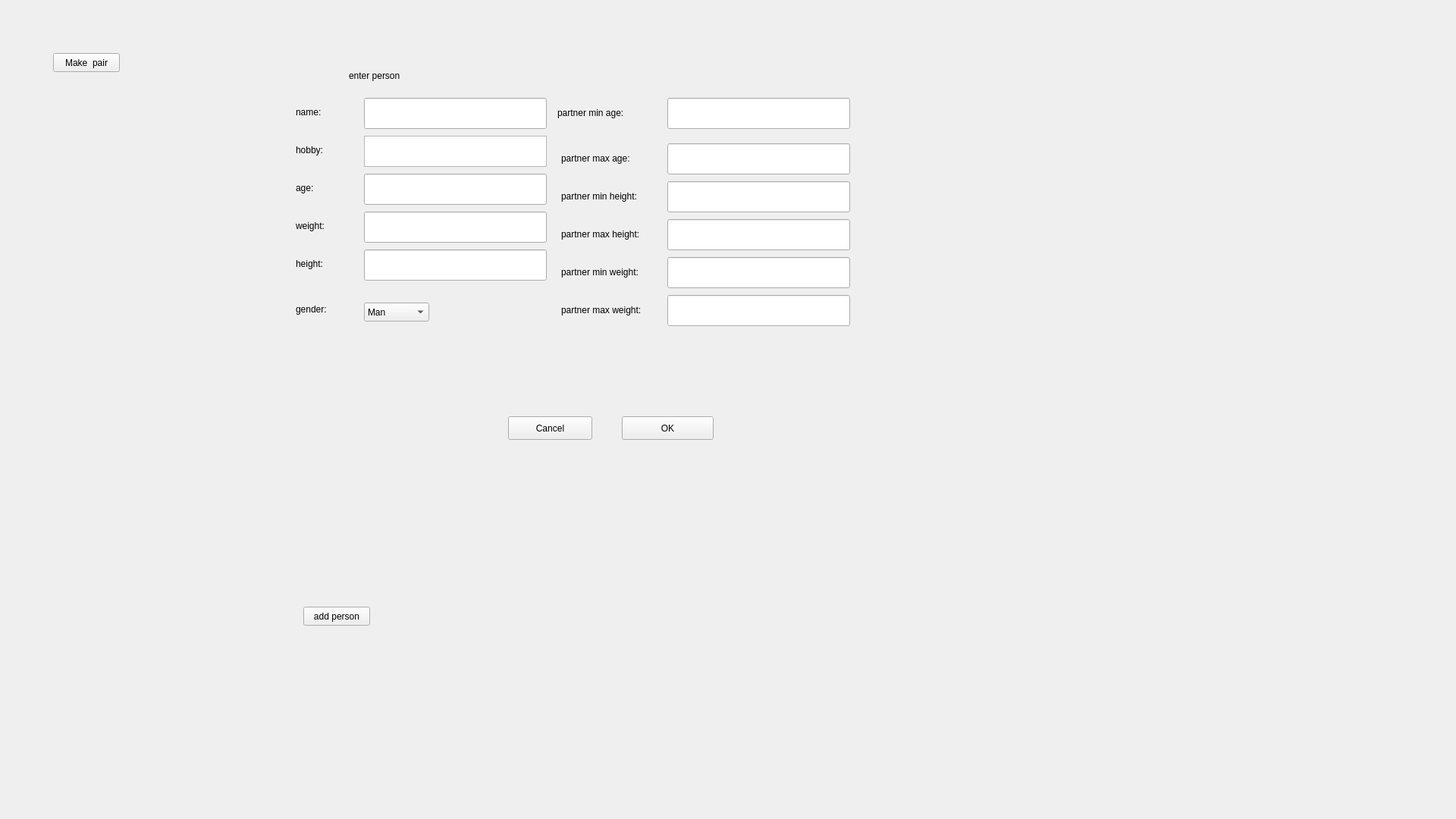
<?xml version="1.0" encoding="UTF-8"?>
<ui version="4.0">
 <class>mainwindow</class>
 <widget class="QWidget" name="mainwindow">
  <property name="geometry">
   <rect>
    <x>0</x>
    <y>0</y>
    <width>1920</width>
    <height>1080</height>
   </rect>
  </property>
  <property name="windowTitle">
   <string>mainwindow</string>
  </property>
  <widget class="QWidget" name="inputPerson" native="true">
   <property name="geometry">
    <rect>
     <x>290</x>
     <y>59</y>
     <width>1000</width>
     <height>681</height>
    </rect>
   </property>
   <property name="autoFillBackground">
    <bool>true</bool>
   </property>
   <property name="styleSheet">
    <string notr="true"/>
   </property>
   <widget class="QLabel" name="label">
    <property name="geometry">
     <rect>
      <x>170</x>
      <y>20</y>
      <width>151</width>
      <height>41</height>
     </rect>
    </property>
    <property name="text">
     <string>enter person</string>
    </property>
   </widget>
   <widget class="QLabel" name="label_2">
    <property name="geometry">
     <rect>
      <x>100</x>
      <y>80</y>
      <width>66</width>
      <height>17</height>
     </rect>
    </property>
    <property name="text">
     <string>name:</string>
    </property>
   </widget>
   <widget class="QTextEdit" name="hobbyInput">
    <property name="geometry">
     <rect>
      <x>190</x>
      <y>120</y>
      <width>241</width>
      <height>41</height>
     </rect>
    </property>
   </widget>
   <widget class="QLabel" name="label_3">
    <property name="geometry">
     <rect>
      <x>100</x>
      <y>130</y>
      <width>66</width>
      <height>17</height>
     </rect>
    </property>
    <property name="text">
     <string>hobby:</string>
    </property>
   </widget>
   <widget class="QLineEdit" name="ageInput">
    <property name="geometry">
     <rect>
      <x>190</x>
      <y>170</y>
      <width>241</width>
      <height>41</height>
     </rect>
    </property>
    <property name="inputMask">
     <string>999</string>
    </property>
    <property name="text">
     <string/>
    </property>
   </widget>
   <widget class="QLabel" name="label_4">
    <property name="geometry">
     <rect>
      <x>100</x>
      <y>180</y>
      <width>66</width>
      <height>17</height>
     </rect>
    </property>
    <property name="text">
     <string>age:</string>
    </property>
   </widget>
   <widget class="QLineEdit" name="nameInput">
    <property name="geometry">
     <rect>
      <x>190</x>
      <y>70</y>
      <width>241</width>
      <height>41</height>
     </rect>
    </property>
    <property name="inputMask">
     <string/>
    </property>
    <property name="text">
     <string/>
    </property>
   </widget>
   <widget class="QLineEdit" name="weightInput">
    <property name="geometry">
     <rect>
      <x>190</x>
      <y>220</y>
      <width>241</width>
      <height>41</height>
     </rect>
    </property>
    <property name="inputMask">
     <string>999</string>
    </property>
    <property name="text">
     <string/>
    </property>
   </widget>
   <widget class="QLineEdit" name="heightInput">
    <property name="geometry">
     <rect>
      <x>190</x>
      <y>270</y>
      <width>241</width>
      <height>41</height>
     </rect>
    </property>
    <property name="inputMask">
     <string>999</string>
    </property>
    <property name="text">
     <string/>
    </property>
   </widget>
   <widget class="QLabel" name="label_5">
    <property name="geometry">
     <rect>
      <x>100</x>
      <y>230</y>
      <width>66</width>
      <height>17</height>
     </rect>
    </property>
    <property name="text">
     <string>weight:</string>
    </property>
   </widget>
   <widget class="QLabel" name="label_6">
    <property name="geometry">
     <rect>
      <x>100</x>
      <y>280</y>
      <width>66</width>
      <height>17</height>
     </rect>
    </property>
    <property name="text">
     <string>height:</string>
    </property>
   </widget>
   <widget class="QLineEdit" name="minAgeInput">
    <property name="geometry">
     <rect>
      <x>590</x>
      <y>70</y>
      <width>241</width>
      <height>41</height>
     </rect>
    </property>
    <property name="inputMask">
     <string>999</string>
    </property>
    <property name="text">
     <string/>
    </property>
   </widget>
   <widget class="QLineEdit" name="maxAgeInput">
    <property name="geometry">
     <rect>
      <x>590</x>
      <y>130</y>
      <width>241</width>
      <height>41</height>
     </rect>
    </property>
    <property name="inputMask">
     <string>999</string>
    </property>
    <property name="text">
     <string/>
    </property>
   </widget>
   <widget class="QLineEdit" name="minHeightInput">
    <property name="geometry">
     <rect>
      <x>590</x>
      <y>180</y>
      <width>241</width>
      <height>41</height>
     </rect>
    </property>
    <property name="inputMask">
     <string>999</string>
    </property>
    <property name="text">
     <string/>
    </property>
   </widget>
   <widget class="QLineEdit" name="maxHeightInput">
    <property name="geometry">
     <rect>
      <x>590</x>
      <y>230</y>
      <width>241</width>
      <height>41</height>
     </rect>
    </property>
    <property name="inputMask">
     <string>999</string>
    </property>
    <property name="text">
     <string/>
    </property>
   </widget>
   <widget class="QLineEdit" name="minWeightInput">
    <property name="geometry">
     <rect>
      <x>590</x>
      <y>280</y>
      <width>241</width>
      <height>41</height>
     </rect>
    </property>
    <property name="inputMask">
     <string>999</string>
    </property>
    <property name="text">
     <string/>
    </property>
   </widget>
   <widget class="QLineEdit" name="maxWeightInput">
    <property name="geometry">
     <rect>
      <x>590</x>
      <y>330</y>
      <width>241</width>
      <height>41</height>
     </rect>
    </property>
    <property name="inputMask">
     <string>999</string>
    </property>
    <property name="text">
     <string/>
    </property>
   </widget>
   <widget class="QLabel" name="label_7">
    <property name="geometry">
     <rect>
      <x>445</x>
      <y>80</y>
      <width>121</width>
      <height>20</height>
     </rect>
    </property>
    <property name="text">
     <string>partner min age:</string>
    </property>
   </widget>
   <widget class="QLabel" name="label_8">
    <property name="geometry">
     <rect>
      <x>450</x>
      <y>140</y>
      <width>121</width>
      <height>20</height>
     </rect>
    </property>
    <property name="text">
     <string>partner max age:</string>
    </property>
   </widget>
   <widget class="QLabel" name="label_9">
    <property name="geometry">
     <rect>
      <x>450</x>
      <y>190</y>
      <width>121</width>
      <height>20</height>
     </rect>
    </property>
    <property name="text">
     <string>partner min height:</string>
    </property>
   </widget>
   <widget class="QLabel" name="label_10">
    <property name="geometry">
     <rect>
      <x>450</x>
      <y>240</y>
      <width>121</width>
      <height>20</height>
     </rect>
    </property>
    <property name="text">
     <string>partner max height:</string>
    </property>
   </widget>
   <widget class="QLabel" name="label_11">
    <property name="geometry">
     <rect>
      <x>450</x>
      <y>290</y>
      <width>121</width>
      <height>20</height>
     </rect>
    </property>
    <property name="text">
     <string>partner min weight:</string>
    </property>
   </widget>
   <widget class="QLabel" name="label_12">
    <property name="geometry">
     <rect>
      <x>450</x>
      <y>340</y>
      <width>121</width>
      <height>20</height>
     </rect>
    </property>
    <property name="text">
     <string>partner max weight:</string>
    </property>
   </widget>
   <widget class="QPushButton" name="okButton">
    <property name="geometry">
     <rect>
      <x>530</x>
      <y>490</y>
      <width>121</width>
      <height>31</height>
     </rect>
    </property>
    <property name="text">
     <string>OK</string>
    </property>
   </widget>
   <widget class="QPushButton" name="cancelButton">
    <property name="geometry">
     <rect>
      <x>380</x>
      <y>490</y>
      <width>111</width>
      <height>31</height>
     </rect>
    </property>
    <property name="text">
     <string>Cancel</string>
    </property>
   </widget>
   <widget class="QComboBox" name="genderInput">
    <property name="geometry">
     <rect>
      <x>190</x>
      <y>340</y>
      <width>86</width>
      <height>25</height>
     </rect>
    </property>
    <item>
     <property name="text">
      <string>Man</string>
     </property>
    </item>
    <item>
     <property name="text">
      <string>Woman</string>
     </property>
    </item>
   </widget>
   <widget class="QLabel" name="label_13">
    <property name="geometry">
     <rect>
      <x>100</x>
      <y>340</y>
      <width>66</width>
      <height>17</height>
     </rect>
    </property>
    <property name="text">
     <string>gender:</string>
    </property>
   </widget>
  </widget>
  <widget class="QPushButton" name="inputPersonButton">
   <property name="geometry">
    <rect>
     <x>400</x>
     <y>800</y>
     <width>88</width>
     <height>25</height>
    </rect>
   </property>
   <property name="text">
    <string>add person</string>
   </property>
  </widget>
  <widget class="QListWidget" name="menList">
   <property name="geometry">
    <rect>
     <x>320</x>
     <y>60</y>
     <width>256</width>
     <height>651</height>
    </rect>
   </property>
  </widget>
  <widget class="QListWidget" name="womenList">
   <property name="geometry">
    <rect>
     <x>620</x>
     <y>60</y>
     <width>256</width>
     <height>651</height>
    </rect>
   </property>
  </widget>
  <widget class="QListWidget" name="pairsList">
   <property name="geometry">
    <rect>
     <x>930</x>
     <y>60</y>
     <width>256</width>
     <height>651</height>
    </rect>
   </property>
  </widget>
  <widget class="QPushButton" name="makePairButton">
   <property name="geometry">
    <rect>
     <x>70</x>
     <y>70</y>
     <width>88</width>
     <height>25</height>
    </rect>
   </property>
   <property name="text">
    <string>Make  pair</string>
   </property>
  </widget>
  <zorder>inputPersonButton</zorder>
  <zorder>menList</zorder>
  <zorder>womenList</zorder>
  <zorder>pairsList</zorder>
  <zorder>inputPerson</zorder>
  <zorder>makePairButton</zorder>
 </widget>
 <resources/>
 <connections/>
</ui>
